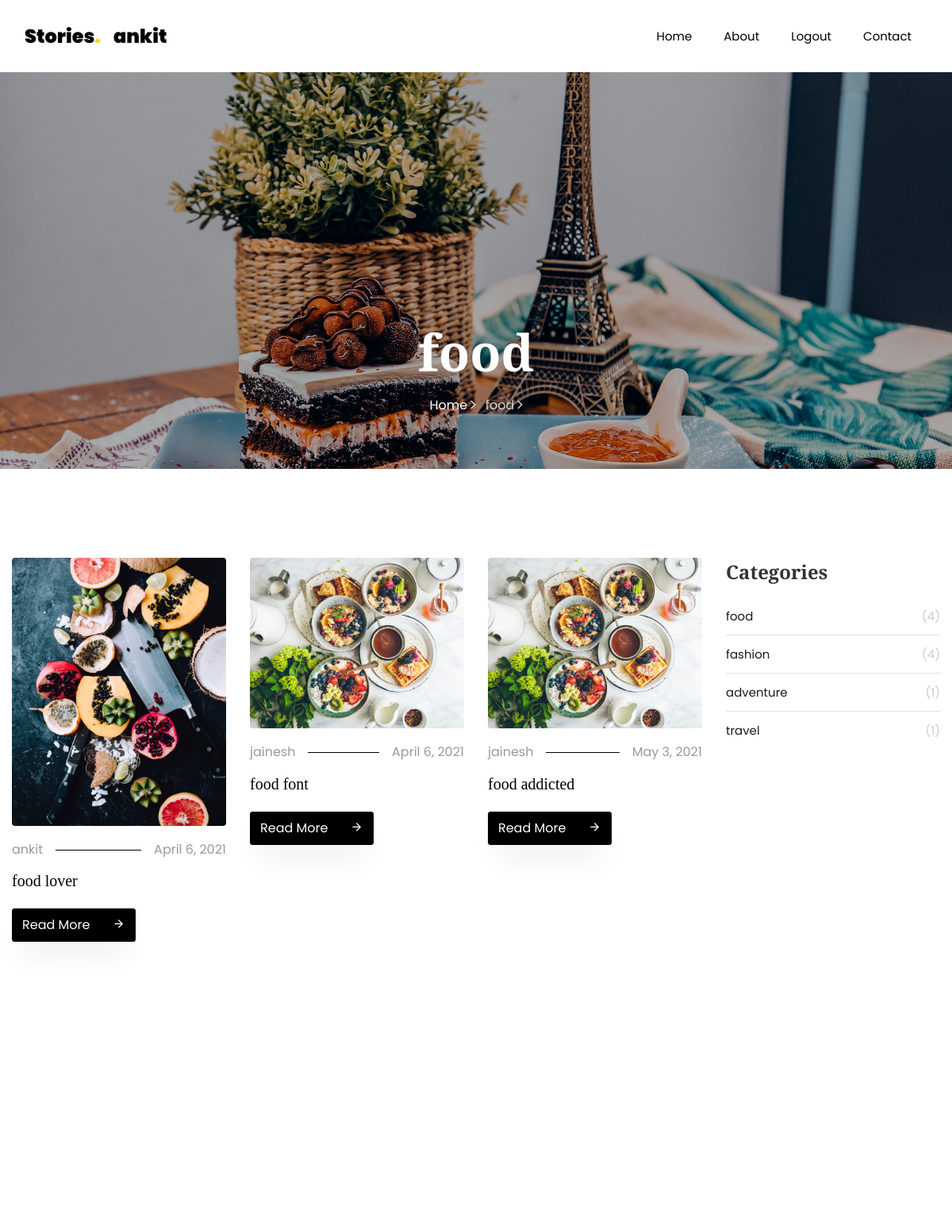
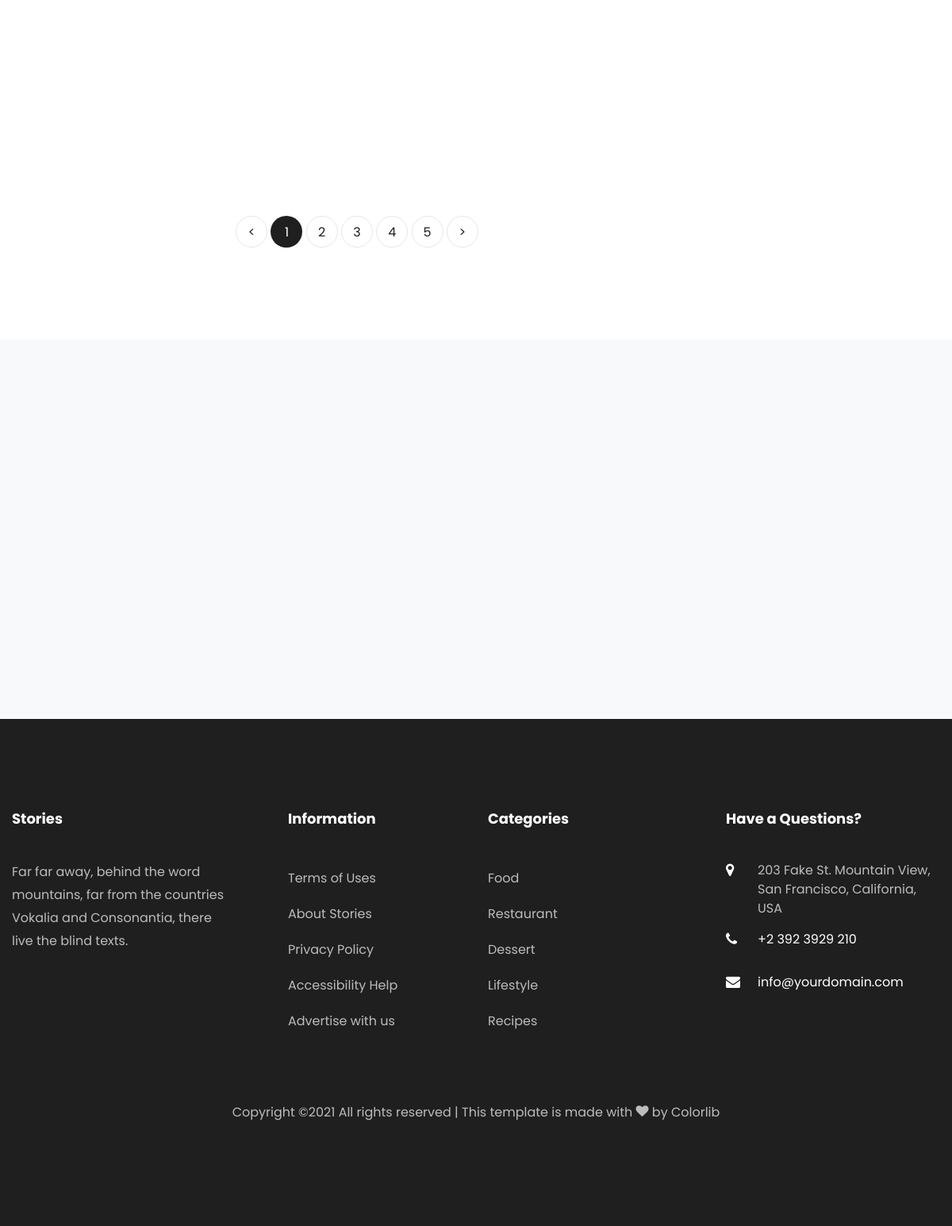
/category_detail/1/ (signed in), run on the app's committed database (2 pictures, top to bottom).
### blogapp/models.py (models this page shows, shortened)
class Category(models.Model):
     name = models.CharField(max_length=100, null=True)

class BlogModel(models.Model):
    category = models.ForeignKey(Category, on_delete=models.CASCADE, null=True)
    usr = models.ForeignKey(User, on_delete=models.CASCADE, null=True)
    title = models.CharField(max_length=100, null=True)
    short = models.TextField(null=True)
    long = models.TextField(null=True)
    image = models.FileField(null=True)
    date = models.DateField(null=True)

### blogapp/views.py (the view)
# urls.py: path('category_detail/<int:cid>/', categortyBlog, name="cateblog"),
def categortyBlog(request, cid):
    allcategory = Category.objects.all()
    catedata = Category.objects.get(id = cid)
    cateblog = BlogModel.objects.filter(category = catedata)
    d = {"cateblog":cateblog, "catedata":catedata, "allcategory":allcategory}
    return render(request, 'category_blog.html', d)

### blogapp/templates/category_blog.html (shortened to what this page needs)
<html>
  <head>
  </head>
</html>
{% extends 'nav-footer.html'%}
	{% load static %}
	{% block sectionData %}
    <section class="hero-wrap hero-wrap-2" style="background-image: url({% static 'images/bg_4.jpg' %});">
      <div class="overlay"></div>
      <div class="container">
        <div class="row no-gutters slider-text align-items-end justify-content-center">
          <div class="col-md-9 ftco-animate pb-5 text-center">
            <h1 class="mb-3 bread">{{ catedata.name }}</h1>
            <p class="breadcrumbs"><span class="mr-2"><a href="{% url 'home' %}">Home <i class="ion-ios-arrow-forward"></i></a></span> <span>{{ catedata.name }} <i class="ion-ios-arrow-forward"></i></span></p>
          </div>
        </div>
      </div>
    </section>
    <section class="ftco-section">
    	<div class="container">
        <div class="row">
        	<div class="col-lg-9">
        		<div class="row">
					{% for i in cateblog %}
        			<div class="col-md-4 ftco-animate">
    						<div class="blog-entry">
		    					<a href="{% url 'detail' i.id %}" class="img-2"><img src="{{ i.image.url }}" class="img-fluid" alt="Colorlib Template"></a>
			    				<div class="text pt-3">
	    							<p class="meta d-flex"><span class="pr-3">{{ i.usr.first_name }}</span><span class="ml-auto pl-3">{{ i.date }}</span></p>
	    							<h3><a href="{% url 'detail' i.id %}">{{ i.title }}</a></h3>
	    							<p class="mb-0"><a href="{% url 'detail' i.id %}" class="btn btn-black py-2">Read More <span class="icon-arrow_forward ml-4"></span></a></p>
	    						</div>
		    				</div>
    				</div>
					{% endfor %}
        		</div>
        		<div class="row mt-5">
		          <div class="col text-center">
		            <div class="block-27">
		              <ul>
		                <li><a href="#">&lt;</a></li>
		                <li class="active"><span>1</span></li>
		                <li><a href="#">2</a></li>
		                <li><a href="#">3</a></li>
		                <li><a href="#">4</a></li>
		                <li><a href="#">5</a></li>
		                <li><a href="#">&gt;</a></li>
		              </ul>
		            </div>
		          </div>
		        </div>
        	</div>
        	<div class="col-lg-3">
        		<div class="sidebar-box ftco-animate">
	        		<ul class="categories">
						<h3 class="heading mb-4">Categories</h3>
						{% for i in allcategory %}
						<li><a href="{% url 'cateblog' i.id %}">{{ i.name }}<span>({{ i.blogmodel_set.count }})</span></a></li>
						{% endfor %}
					  </ul>
            </div>
        	</div>
        </div>
    	</div>
    </section>
		<section class="ftco-subscribe ftco-section bg-light">
      <div class="overlay">
        <div class="container">
          <div class="row d-flex justify-content-center">
          </div>
        </div>
      </div>
    </section>
{% endblock %}

### blogapp/templates/nav-footer.html (shortened to what this page needs)
<!DOCTYPE html>
<html lang="en">
  <head>
	  {% load static %}
    <link rel="stylesheet" href="{% static 'css/open-iconic-bootstrap.min.css' %}">
    <link rel="stylesheet" href="{% static 'css/animate.css' %}">
    <link rel="stylesheet" href="{% static 'css/owl.carousel.min.css' %}">
    <link rel="stylesheet" href="{% static 'css/owl.theme.default.min.css' %}">
    <link rel="stylesheet" href="{% static 'css/magnific-popup.css' %}">
    <link rel="stylesheet" href="{% static 'css/aos.css' %}">
    <link rel="stylesheet" href="{% static 'css/ionicons.min.css' %}">
    <link rel="stylesheet" href="{% static 'css/flaticon.css' %}">
    <link rel="stylesheet" href="{% static 'css/icomoon.css' %}">
    <link rel="stylesheet" href="{% static 'css/style.css' %}">
  </head>
  <body>
	  <nav class="navbar navbar-expand-lg navbar-dark bg-dark ftco-navbar-light" id="ftco-navbar">
	    <div class="container">
	      <a class="navbar-brand" href="">Stories<span>.</span></a><a class="navbar-brand" href="{% url 'userpanel' %}">{{ request.user.username }}</a>
	      <div class="collapse navbar-collapse" id="ftco-nav">
	        <ul class="navbar-nav ml-auto">
	          <li class="nav-item"><a href="{% url 'home' %}" class="nav-link">Home</a></li>
	          <li class="nav-item"><a href="{% url 'about' %}" class="nav-link">About</a></li>
              {% if not request.user.is_authenticated %}
                <li class="nav-item"><a href="{% url 'login' %}" class="nav-link">Login</a></li>
                <li class="nav-item"><a href="{% url 'signup' %}" class="nav-link">Sign Up</a></li>
              {% else %}
                <li class="nav-item"><a href="{% url 'logout' %}" class="nav-link">Logout</a></li>
              {% endif %}
	          <li class="nav-item"><a href="{% url 'contact' %}" class="nav-link">Contact</a></li>
	        </ul>
	      </div>
	    </div>
	  </nav>
{% block sectionData %}
{% endblock %}
    <footer class="ftco-footer ftco-footer-2 ftco-section">
        <div class="container">
          <div class="row mb-5">
            <div class="col-md">
              <div class="ftco-footer-widget mb-4">
                <h2 class="ftco-heading-2">Stories</h2>
                <p>Far far away, behind the word mountains, far from the countries Vokalia and Consonantia, there live the blind texts.</p>
                <ul class="ftco-footer-social list-unstyled float-md-left float-lft mt-5">
                </ul>
              </div>
            </div>
            <div class="col-md">
              <div class="ftco-footer-widget mb-4 ml-md-5">
                <h2 class="ftco-heading-2">Information</h2>
                <ul class="list-unstyled">
                  <li><a href="#" class="py-2 d-block">Terms of Uses</a></li>
                  <li><a href="#" class="py-2 d-block">About Stories</a></li>
                  <li><a href="#" class="py-2 d-block">Privacy Policy</a></li>
                  <li><a href="#" class="py-2 d-block">Accessibility Help</a></li>
                  <li><a href="#" class="py-2 d-block">Advertise with us</a></li>
                </ul>
              </div>
            </div>
            <div class="col-md">
               <div class="ftco-footer-widget mb-4">
                <h2 class="ftco-heading-2">Categories</h2>
                <ul class="list-unstyled">
                  <li><a href="#" class="py-2 d-block">Food</a></li>
                  <li><a href="#" class="py-2 d-block">Restaurant</a></li>
                  <li><a href="#" class="py-2 d-block">Dessert</a></li>
                  <li><a href="#" class="py-2 d-block">Lifestyle</a></li>
                  <li><a href="#" class="py-2 d-block">Recipes</a></li>
                </ul>
              </div>
            </div>
            <div class="col-md">
              <div class="ftco-footer-widget mb-4">
                  <h2 class="ftco-heading-2">Have a Questions?</h2>
                  <div class="block-23 mb-3">
                    <ul>
                      <li><span class="icon icon-map-marker"></span><span class="text">203 Fake St. Mountain View, San Francisco, California, USA</span></li>
                      <li><a href="#"><span class="icon icon-phone"></span><span class="text">+2 392 3929 210</span></a></li>
                      <li><a href="#"><span class="icon icon-envelope"></span><span class="text">info@yourdomain.com</span></a></li>
                    </ul>
                  </div>
              </div>
            </div>
          </div>
          <div class="row">
            <div class="col-md-12 text-center">
              <p>
    Copyright &copy;<script>document.write(new Date().getFullYear());</script> All rights reserved | This template is made with <i class="icon-heart color-danger" aria-hidden="true"></i> by <a href="https://colorlib.com" target="_blank">Colorlib</a>
    </p>
            </div>
          </div>
        </div>
      </footer>
    </body>
  </html>

### blogapp/static/css/icomoon.css (style rules this page uses)
[class^="icon-"], [class*=" icon-"] { font-family: 'icomoon' !important; speak: none; font-style: normal; font-weight: normal; font-variant: normal; text-transform: none; line-height: 1; -webkit-font-smoothing: antialiased; -moz-osx-font-smoothing: grayscale; }
.icon-heart:before { content: "\f004"; }
.icon-map-marker:before { content: "\f041"; }
.icon-phone:before { content: "\f095"; }
.icon-envelope:before { content: "\f0e0"; }
.icon-arrow_forward:before { content: "\e5c8"; }

### data on the page
Category: name "food", blogmodel_set.count "4"
BlogModel: image (picture), usr.first_name "ankit", date "April 6, 2021", title "food lover"
BlogModel: image (picture), usr.first_name "jainesh", date "April 6, 2021", title "food font"
BlogModel: image (picture), usr.first_name "jainesh", date "May 3, 2021", title "food addicted"
Category: name "fashion", blogmodel_set.count "4"
Category: name "adventure", blogmodel_set.count "1"
Category: name "travel", blogmodel_set.count "1"

### other printed values
{{ request.user.username }} "ankit"
